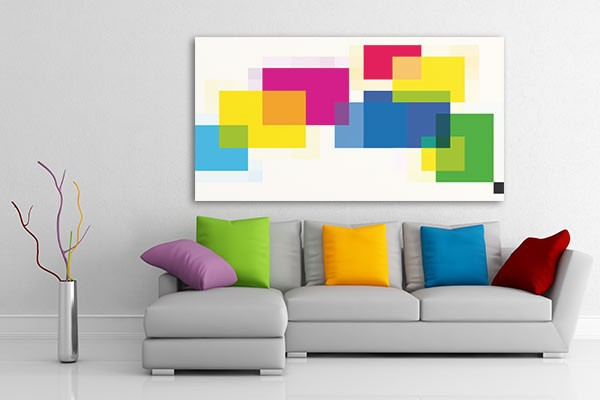
%> input picture img.jpg, 600 x 400 px
$ octave TD_sparse.m   (GNU Octave 9; MATLAB toolbox functions it lacks are replaced by stand-ins)
%> lines starting %> are read from the running program, lines starting %| are printed output that depends on the picture
I = imread('img.jpg');
%> I is the input picture: size 400x600x3 uint8; mean R, G, B 195.7, 193.6, 184.9

I = double(rgb2gray(I));
%> I: size 400x600 double
[h, w] = size(I);
%> h = 400; w = 600
figure
imshow(I, [])
colorbar

%% FFT
I_FFT = fft2(I);
I_FFTSHIFT = fftshift(I_FFT);

I_abs = log(abs(I_FFT));
%I_abs = mat2gray(I_abs);
figure
imshow(mat2gray(log(abs(I_FFTSHIFT))), [])
colorbar
title('abs(FFT)')
% Il y a deux directions dominantes dans la FFT du fait de la forme
% rectangulaire de l'image
% Décalage de Pi/2 car H(?f)=[H(f)]?

I_phase = (angle(I_FFT));
%I_phase = mat2gray(I_phase);
figure()
imshow(I_phase, [])
colorbar
title('phase(FFT)')

Irec_abs = uint8(real(ifftshift(ifft2(exp(I_abs)))));
figure
%Irec_abs = mat2gray((Irec_abs));
imshow(Irec_abs, [])%, [min(Irec_abs(:)) max(Irec_abs(:))])
colorbar
title('reconstruction from magnitude')

Irec_ph = ((histeq(real(ifft2(exp(1i*I_phase))))));
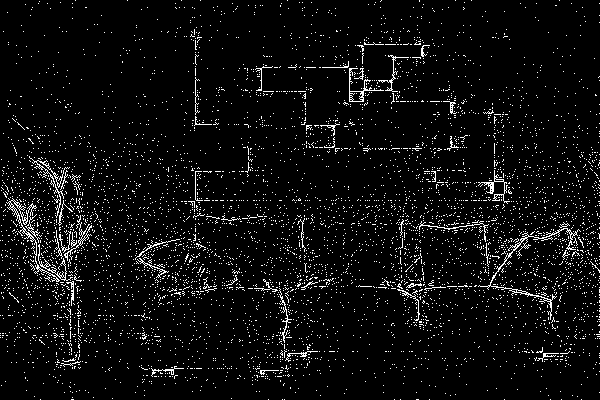
%> Irec_ph: size 400x600 double; values 0.952 (black) and 1 (white), 5.3% white in thin lines or dots
figure
imshow((mat2gray(real(Irec_ph))), [])
colorbar
title('reconstruction from phase')

Irec_fft = (ifft2(I_FFT));
figure
imshow(uint8(Irec_fft), [])
colorbar
title('reconstruction from magnitude and phase')

%% DCT
I_DCT = dct2(I);

figure
imshow(log(abs(I_DCT)), [])
colormap(gca,jet(64))
colorbar
title('DCT')
% on observe que la majorité des basses fréquences se situent dans le coin
% en haut à gauche

% séparation hautes et basses fréquences
cutoff = round(2.0 * 256);
High_DCT = fliplr(tril(fliplr(I_DCT), cutoff));
Low_DCT = I_DCT - High_DCT;
% DCT inverse
I_High = idct2(High_DCT);
I_Low = idct2(Low_DCT);
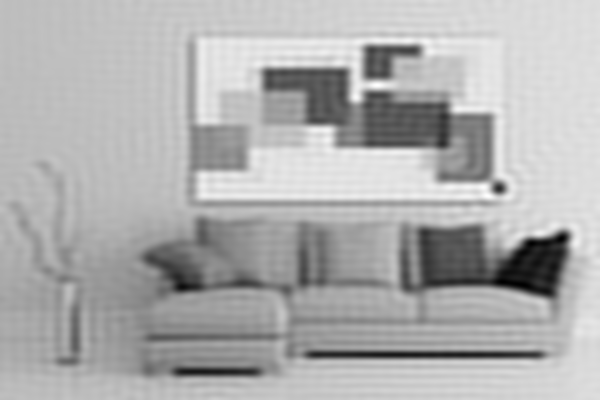
%> I_Low: size 400x600 double; min 0.629, max 280.5, mean 193.3; drawn with min black and max white

figure
colormap gray
subplot(3,2,1), imagesc(I), title('Original'), colorbar
subplot(3,2,2), imagesc(log(abs(I_DCT))), title('log(DTC(Original))'), colorbar

subplot(3,2,3), imagesc(log(abs(Low_DCT))), title('log(DTC(LF))'), colorbar
subplot(3,2,4), imagesc(log(abs(High_DCT))), title('log(DTC(HF))'), colorbar

subplot(3,2,5), imagesc(I_Low), title('LF'), colorbar
subplot(3,2,6), imagesc(I_High), title('HF'), colorbar
%> after `colorbar`:
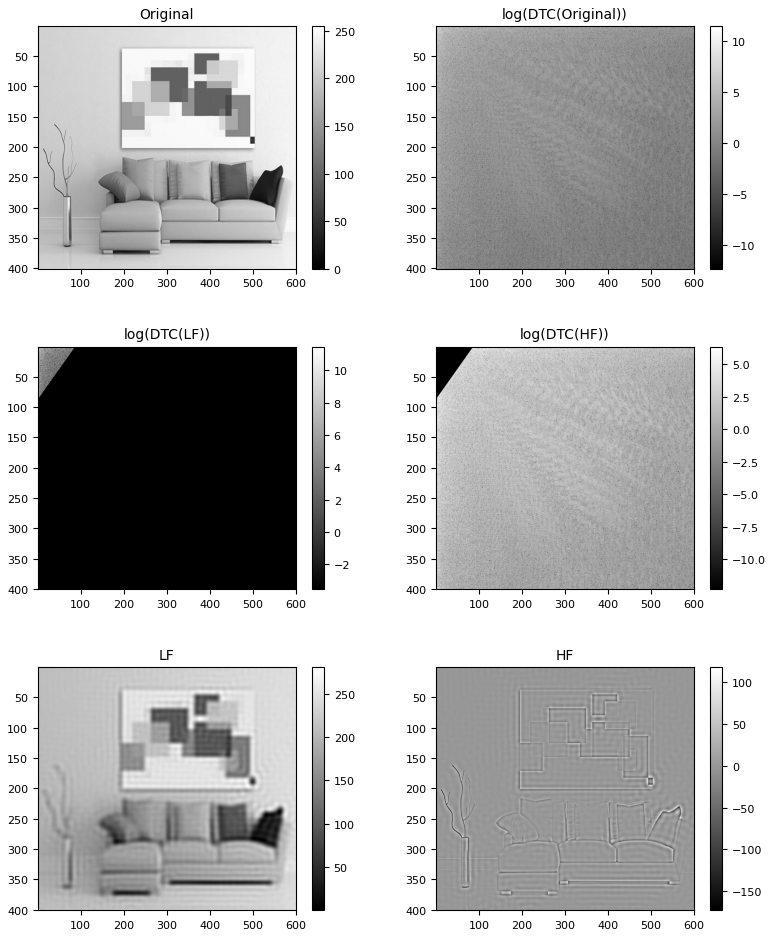
%> figure redrawn from the program's plot data, 6 panels


%% threshold
s_FFT = linspace(1, max(I_FFT(:))/1000, 9);
%> s_FFT = [1 5798.4 11595.9 17393.3 23190.7 28988.2 34785.6 40583 46380.5]
s_DCT = linspace(1, max(I_DCT(:))/1000, 9);
%> s_DCT = [1 12.71 24.42 36.13 47.84 59.55 71.26 82.96 94.67]

% initialisation
j = 1;
t1_FFT = zeros(1, 9);
e_FFT = zeros(1, 9);
figure
for i = s_FFT
i_fft = I_FFT;
% threshold
i_fft(abs(i_fft) < i) = 0.0;
% count nb of coef set to 0
cnt_FFT = sum(i_fft(:) == 0);
% reconstruction
Irec_FFT = double((ifft2(i_fft)));
% compression ratio and error
t1_FFT(j) =  (w*h)/cnt_FFT;
e_FFT(j) = norm(I - Irec_FFT, 'fro');
% plot
subplot(3, 3, j)
imshow(Irec_FFT, [])
colorbar
title(['FFT reconstruction with seuil = ', num2str(i)])
j = j+1;
end
%> this loop made 9 passes
%> (i, cnt_FFT) on passes 2 to 9: (5798.4, 206811), (11595.9, 226741), (17393.3, 232116), (23190.7, 234583), (28988.2, 235923), (34785.6, 236815), (40583, 237403), (46380.5, 237813)
%> cnt_FFT on pass 1: 0
%> after the loop, e_FFT = [5.75e-12 2000.6 3073.2 3732.7 4249.6 4669 5053.7 5385.5 5676.2]; t1_FFT = [Inf 1.16 1.06 1.03 1.02 1.02 1.01 1.01 1.01]
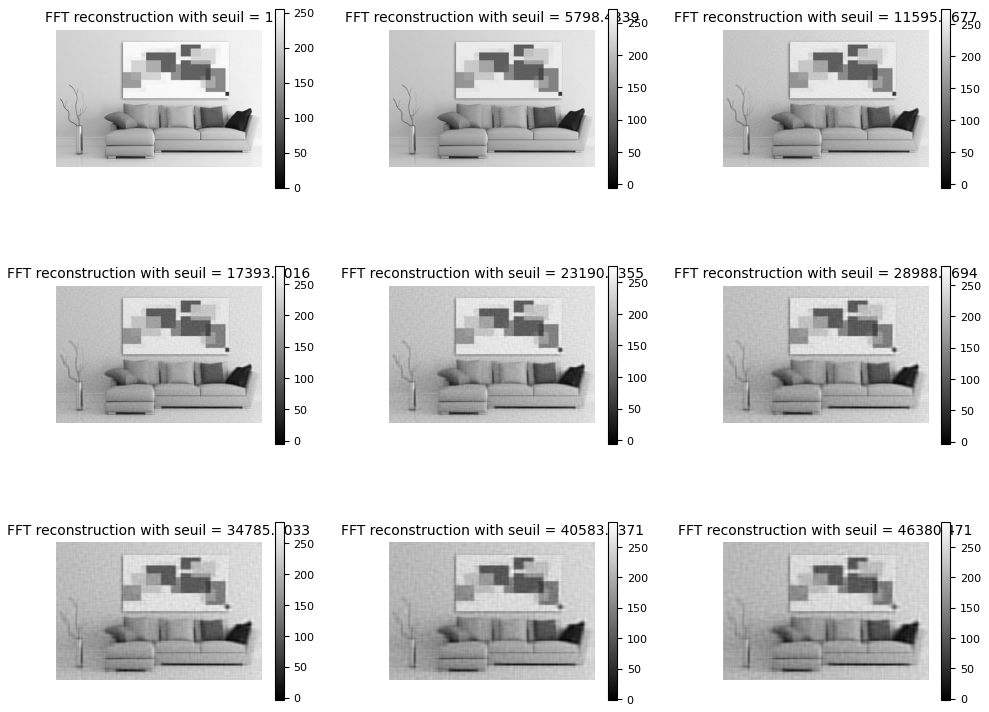
%> figure redrawn from the program's plot data, 9 panels

% initialisation
j = 1;
t1_DCT = zeros(1,9);
e_DCT = zeros(1,9);
figure
for i = s_DCT
i_dct = I_DCT;
% threshold
i_dct(abs(i_dct) < i) = 0.0;
% count nb of coef set to 0
cnt_DCT = sum(i_dct(:) == 0);
% reconstruction
Irec_DCT = double((idct2(i_dct)));
% compression ratio and error
t1_DCT(j) = (w*h)/cnt_DCT;
e_DCT(j) = norm(I - Irec_DCT, 'fro');
% plot
subplot(3, 3, j)
imshow(uint8(Irec_DCT), [])
colorbar
title(['DCT reconstruction with seuil = ', num2str(i)])
j = j+1;
end
%> this loop made 9 passes
%> (i, cnt_DCT) on passes 2 to 9: (12.71, 212164), (24.42, 228250), (36.13, 232911), (47.84, 235098), (59.55, 236295), (71.26, 237103), (82.96, 237582), (94.67, 237968)
%> cnt_DCT on pass 1: 65874
%> after the loop, e_DCT = [142.5 1950.1 2951.2 3575.3 4068.2 4467.5 4834.5 5118.3 5404.8]; t1_DCT = [3.64 1.13 1.05 1.03 1.02 1.02 1.01 1.01 1.01]
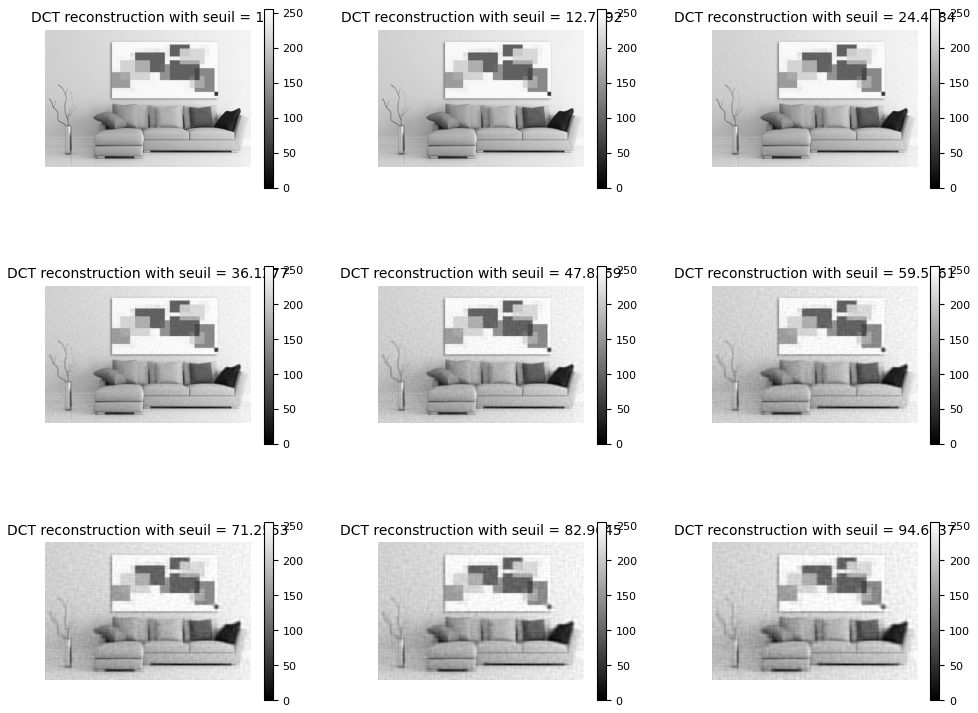
%> figure redrawn from the program's plot data, 9 panels

figure
plot(t1_FFT, e_FFT, t1_DCT, e_DCT)
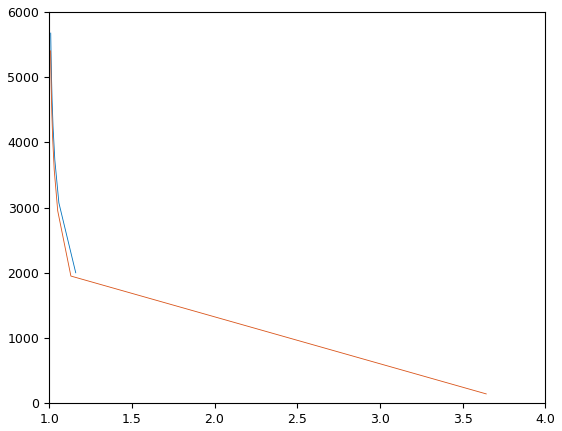
%> figure redrawn from the program's plot data

%% FFT block processing

fft2_block = @(block_struct) fft2(block_struct.data);
ifft2_block = @(block_struct) ifft2(block_struct.data);
I_FFTBLOCK = blockproc(I, [9 9], fft2_block);
Irec_fftblock = blockproc(I_FFTBLOCK, [9 9], ifft2_block);
figure
imshow(uint8(Irec_fftblock), [])
colorbar
title('reconstruction from fft on blocks')

%% DCT block processing

dct2_block = @(block_struct) dct2(block_struct.data);
idct2_block = @(block_struct) idct2(block_struct.data);
I_DCTBLOCK = blockproc(I, [9 9], dct2_block);
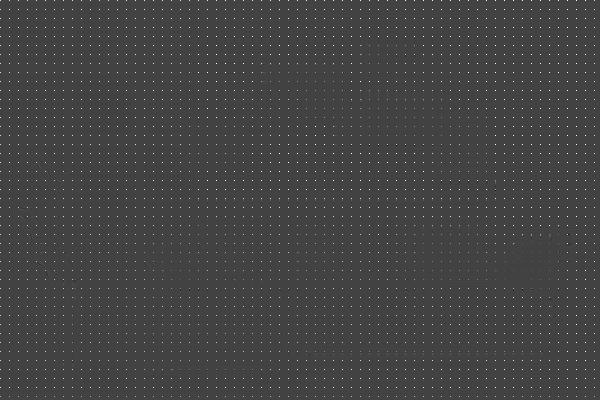
%> I_DCTBLOCK: size 400x600 double; min -800.1, max 2259, mean 21.8; drawn with min black and max white
Irec_dctblock = blockproc(I_DCTBLOCK, [9 9], idct2_block);
figure
imshow(uint8(Irec_dctblock), [])
colorbar
title('reconstruction from dct on blocks')
